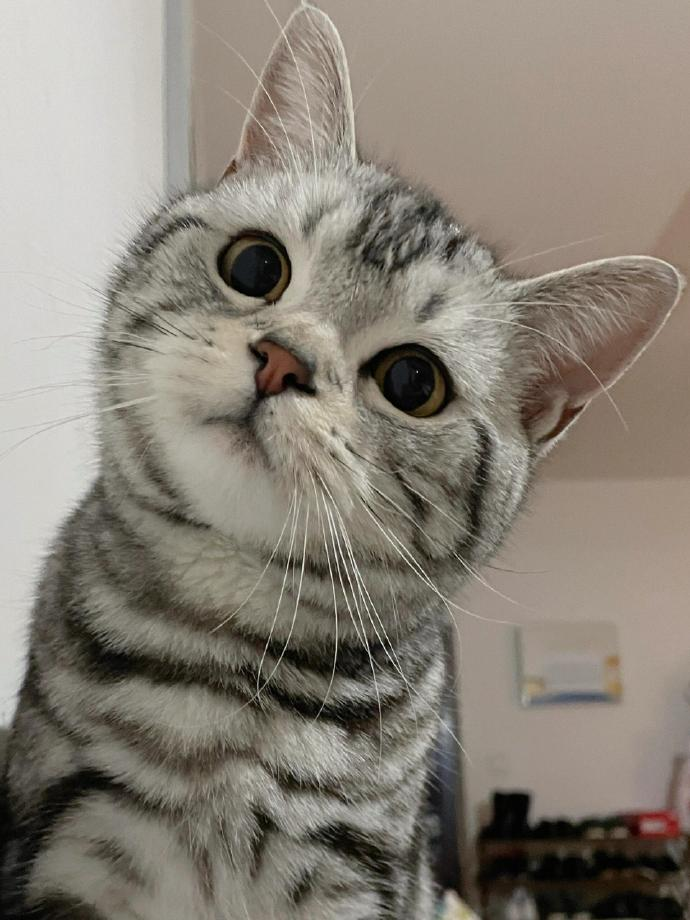
#> input picture 机器学习_分步实践/datasets/cat.jpg, 690 x 920 px
$ jupyter execute --allow-errors '4-数据准备（补充）.ipynb'   (shell and % lines are left out)
#> lines starting #> are read from the running program, lines starting #| are printed output that depends on the picture
# 类别数据的处理

[cell 1]
import pandas as pd

# 原始数据（假设存在 "未知" 类别）
data = pd.Series(["男", "女", "男", "女", "男", "未知"])
print("原始数据:\n", data)

# 直接生成 One-Hot 编码
one_hot = pd.get_dummies(data, prefix='性别', dtype=int)

print("\nOne-Hot 编码:\n", one_hot)

# 日期、时间数据的读取与处理

[cell 2]
import locale
#> (the rest of this cell did not finish here and is left out)

# 图片的读取

[cell 3]
import skimage # 安装 scikit-image
# import numpy as np
import pandas as pd
import matplotlib.pyplot as plt
from skimage import io

cat = io.imread('./datasets/cat.jpg')
#> cat is the input picture: shape (920, 690, 3); mean R, G, B 136.2, 129.4, 118.8
dog = io.imread('./datasets/dog.jpg')
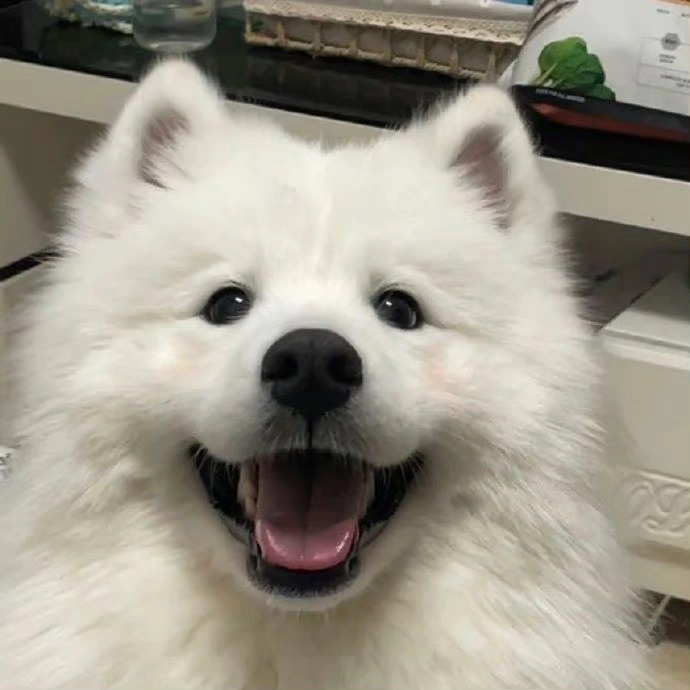
#> input picture 机器学习_分步实践/datasets/dog.jpg, 690 x 690 px
#> dog is the input picture: shape (690, 690, 3); mean R, G, B 154.5, 149.5, 136.7
df = pd.DataFrame(['Cat', 'Dog'], columns=['Image'])

print(cat.shape, dog.shape) # RGB,0-255
#| (920, 690, 3) (690, 690, 3)
print("cat = \n",cat)
#> (printed output is left out)
print("dog = \n", dog)
#> (printed output is left out)

#coffee = skimage.transform.resize(coffee, (300, 451), mode='reflect')
fig = plt.figure(figsize = (8,4))
ax1 = fig.add_subplot(1,2, 1)
ax1.imshow(cat)
ax2 = fig.add_subplot(1,2, 2)
ax2.imshow(dog)
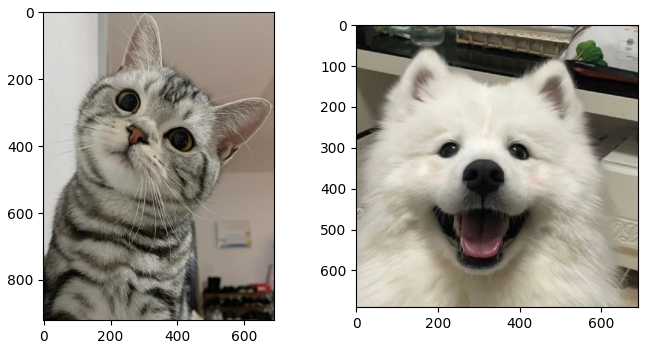
#> figure drawn by matplotlib, 2 panels
